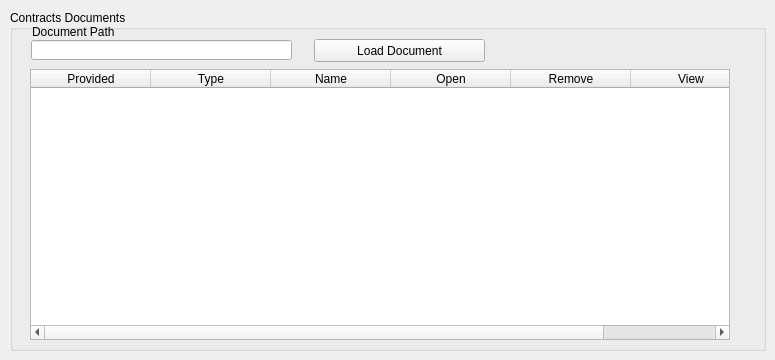
   <widget class="QWidget" name="tab_13">
    <attribute name="title">
     <string>Documents</string>
    </attribute>
    <widget class="QGroupBox" name="documents_groupbox">
     <property name="geometry">
      <rect>
       <x>10</x>
       <y>10</y>
       <width>756</width>
       <height>341</height>
      </rect>
     </property>
     <property name="title">
      <string>Contracts Documents</string>
     </property>
     <widget class="QTableWidget" name="doc_twidget">
      <property name="geometry">
       <rect>
        <x>20</x>
        <y>59</y>
        <width>700</width>
        <height>271</height>
       </rect>
      </property>
      <property name="editTriggers">
       <set>QAbstractItemView::NoEditTriggers</set>
      </property>
      <attribute name="horizontalHeaderCascadingSectionResizes">
       <bool>false</bool>
      </attribute>
      <attribute name="horizontalHeaderDefaultSectionSize">
       <number>120</number>
      </attribute>
      <attribute name="horizontalHeaderHighlightSections">
       <bool>false</bool>
      </attribute>
      <attribute name="verticalHeaderCascadingSectionResizes">
       <bool>false</bool>
      </attribute>
      <column>
       <property name="text">
        <string>Provided</string>
       </property>
      </column>
      <column>
       <property name="text">
        <string>Type</string>
       </property>
      </column>
      <column>
       <property name="text">
        <string>Name</string>
       </property>
      </column>
      <column>
       <property name="text">
        <string>Open</string>
       </property>
      </column>
      <column>
       <property name="text">
        <string>Remove</string>
       </property>
      </column>
      <column>
       <property name="text">
        <string>View</string>
       </property>
      </column>
     </widget>
     <widget class="QPushButton" name="load_doc_button">
      <property name="geometry">
       <rect>
        <x>304</x>
        <y>29</y>
        <width>171</width>
        <height>23</height>
       </rect>
      </property>
      <property name="text">
       <string>Load Document</string>
      </property>
     </widget>
     <widget class="QLabel" name="label_32">
      <property name="geometry">
       <rect>
        <x>22</x>
        <y>14</y>
        <width>261</width>
        <height>16</height>
       </rect>
      </property>
      <property name="text">
       <string>Document Path</string>
      </property>
     </widget>
     <widget class="QLineEdit" name="document_path_edit">
      <property name="geometry">
       <rect>
        <x>21</x>
        <y>30</y>
        <width>261</width>
        <height>20</height>
       </rect>
      </property>
      <property name="readOnly">
       <bool>true</bool>
      </property>
     </widget>
    </widget>
   </widget>
